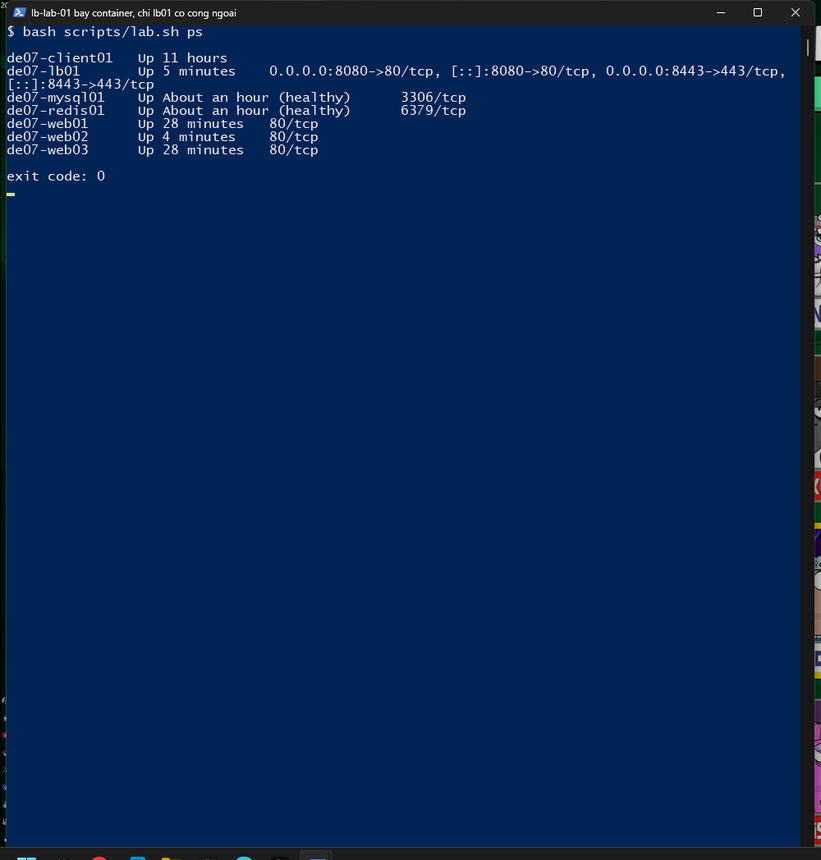
#> input picture REPORT/screenshots/hinh-01.png, 821 x 860 px, shrunk from 1000 x 1048 before the run; its folder holds only this picture in this run
$ python crop_shots.py
#> lines starting #> are read from the running program, lines starting #| are printed output that depends on the picture; after the words box and inside, x2 and y2 are one past the last pixel; in counts of white or black regions, pixels touching at a corner belong together
#> in main, img is the input picture: PIL image 821x860 RGB; mean R, G, B 5.9, 37.9, 83.6
#!/usr/bin/env python3
"""Cat phan nen trang cua anh chup console va dua ve kich thuoc doc duoc.

Anh goc 1936x1048 nhung chi co vai dong chu o dinh, nen phia duoi la nen
tom xanh. De nguyen thi mot anh chiem ca trang ma van khong doc ra chu.

Dung:  python crop_shots.py
"""
import os

from PIL import Image, ImageChops

HERE = os.path.dirname(os.path.abspath(__file__))
SRC = os.path.join(HERE, 'screenshots')
DST = os.path.join(HERE, 'figures')
PAD = 14
MIN_CONTRAST = 28
MIN_BRIGHT = 110
EDGE_BOTTOM = 28       # nhiem thanh taskbar lo ra duoi cua so chup
EDGE_RIGHT = 18        # thanh cuon cua Windows Terminal
# Mot dong chua chu thi co hang tram diem anh khac nen; mot dai lo ra o vien
# (bieu tuong man hinh, thanh cua so) chi vai chuc. Nguong dong ngan cac dai
# do git khung noi dung mo rong het chieu cao anh.
MIN_ROW_PIX = 40
# Hai gia tri duoi day phai khop build_docx.py (MAX_FIG_WIDTH_CM va
# MAX_FIG_HEIGHT_CM). Truoc day o day ghi 16 cm va 24 cm trong khi bai dung
# that cat ve 15 cm va canh cao 16 cm, nen chieu cao in ra o day luon lon hon
# chieu cao trong tai lieu va canh bao "hinh cao qua" khong bao gio bat duoc.
CONTENT_W_CM = 15.0
# Anh cao hon chieu cao van ban thi bi ep theo chieu cao, khong con theo ty le
# do rong; do la luc can xem lai anh.
MAX_HEIGHT_CM = 16.0


def background_color(img):
    """Mau nen la mau pho bien o 25% duoi anh, noi khong co chu.

    Khong lay mau goc: goc tren cua anh chup cua so Windows Terminal la thanh
    tieu de mau xam, khong phai nen xanh cua terminal.
    """
    band = img.crop((0, int(img.height * 0.75), img.width, img.height))
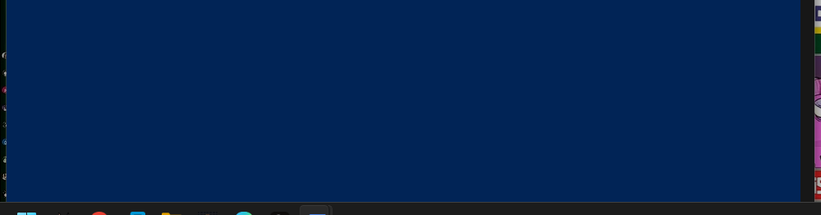
#> band: PIL image 821x215 RGB; mean R, G, B 4.2, 35.8, 81.4
    counts = {}
    px = band.load()
    for y in range(0, band.height, 3):
        for x in range(0, band.width, 7):
            c = px[x, y]
            counts[c] = counts.get(c, 0) + 1
#> after the loop, counts = 154 items
    return max(counts, key=counts.get)


def max_channel_diff(a, b):
    return max(abs(x - y) for x, y in zip(a, b))


def row_span(mask):
    """Khung noi dung dua theo mat do diem anh tung dong.

    getbbox() chi can MOT diem anh o goc duoi cung la mo khung ra het anh.
    Tren may nay thi luc nao cung co vai bieu tuong man hinh lo ra o vien
    trai, nen dung nguong: dong phai chua du nhieu diem noi dung thi moi
    duoc tinh la chu.
    """
    w, h = mask.size
    px = mask.load()
    rows = [y for y in range(h)
            if sum(1 for x in range(0, w, 2) if px[x, y]) * 2 >= MIN_ROW_PIX]
    if not rows:
        return None
    top, bottom = rows[0], rows[-1]
    cols = [x for x in range(w)
            if any(px[x, y] for y in range(top, bottom + 1, 2))]
    if not cols:
        return None
    return min(cols), top, max(cols), bottom


def crop(img):
    """Cat bo nen toi va vi trong suot cua cua so Windows.

    Vi trong suot duoc capture thanh dai mau den chay suot chieu cao anh, nen
    chi dem la noi dung nhung pixel vua lech khoi nen vua sang. Neu khong thi
    dai den do git bbox mo rong het anh va khong cat duoc gi.
    """
    img = img.convert('RGB')
    bg = Image.new('RGB', img.size, background_color(img))
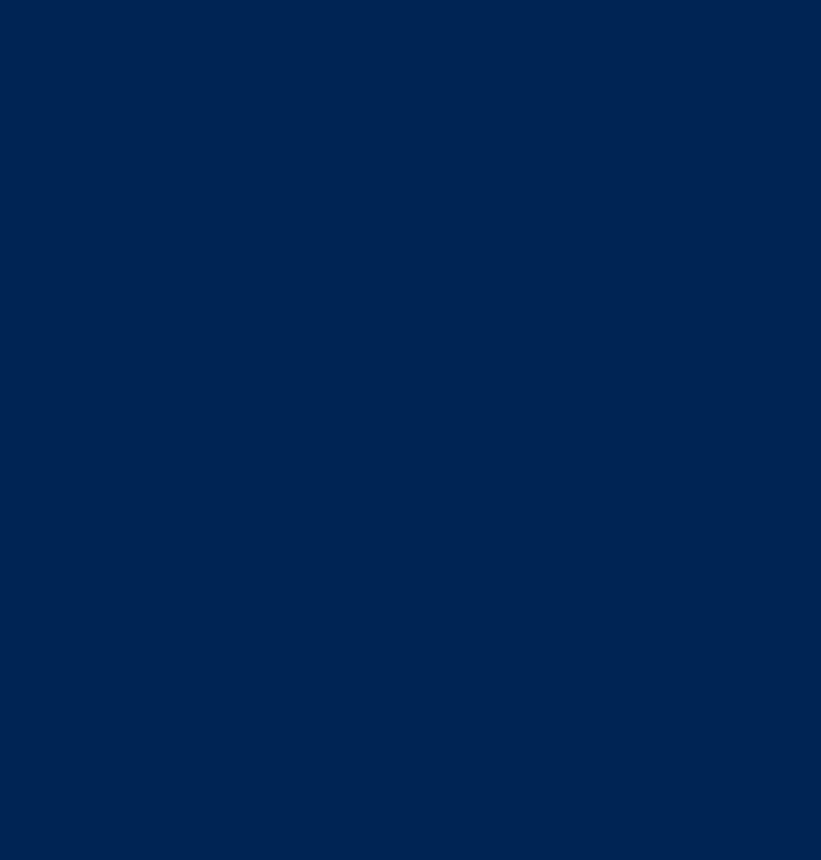
#> bg: PIL image 821x860 RGB; mean R, G, B 1, 36, 86
    diff = ImageChops.difference(img, bg).convert('L')
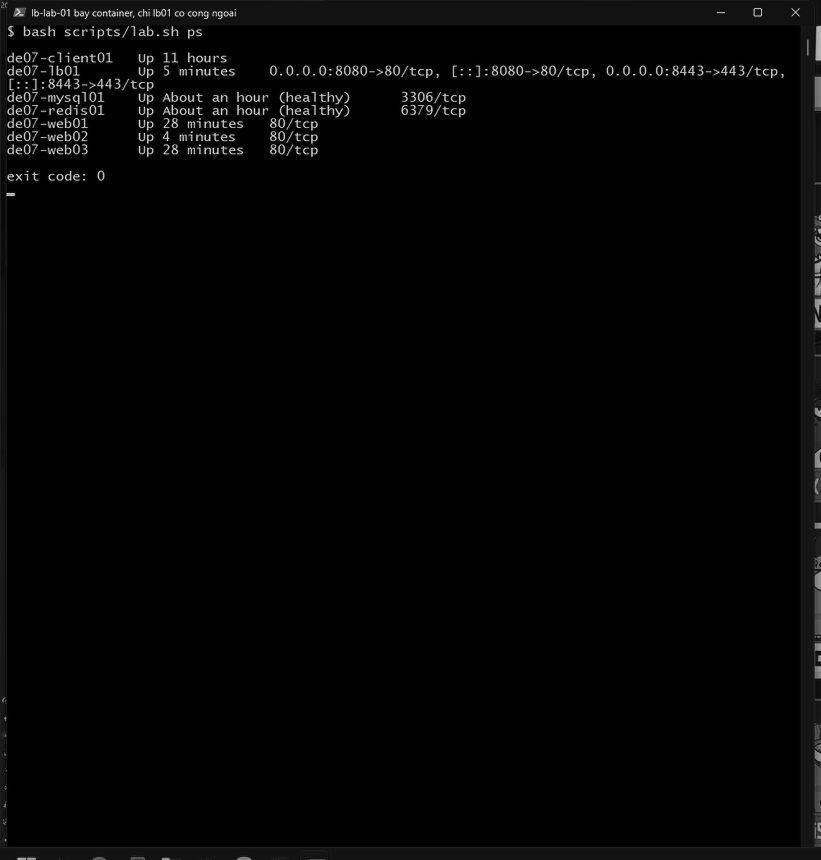
#> diff: PIL image 821x860 L; min 0, max 224, mean 4.1
    bright = img.convert('L')
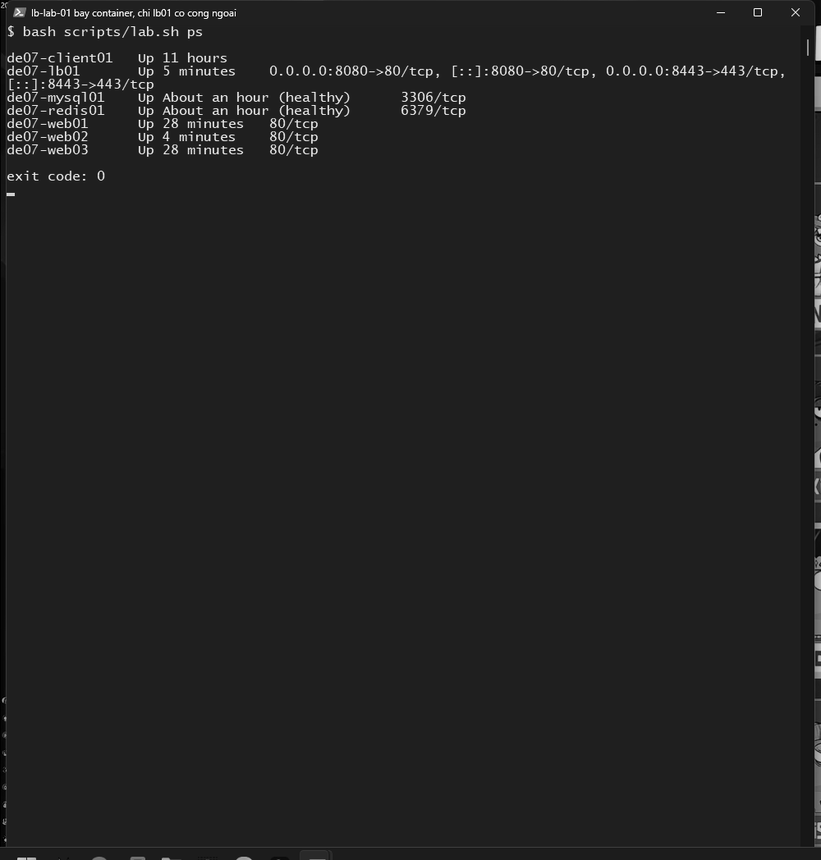
#> bright: PIL image 821x860 L; min 0, max 255, mean 33.3

    diff_mask = diff.point(lambda v: 255 if v > MIN_CONTRAST else 0)
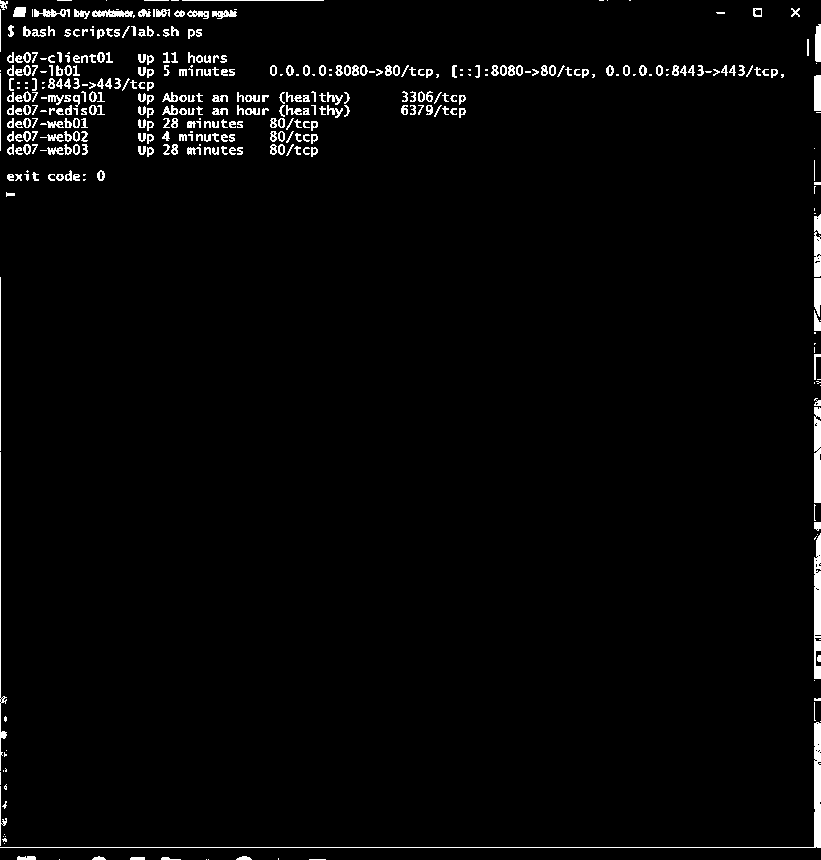
#> diff_mask: PIL image 821x860 L; 2.6% white; 410 white regions (103 under 20 px), largest, box (x1, y1, x2, y2) and area: (0, 722, 821, 848) 1670, (814, 533, 821, 679) 832, (814, 407, 821, 503) 634
    bright_mask = bright.point(lambda v: 255 if v > MIN_BRIGHT else 0)
#> bright_mask: PIL image 821x860 L; 1.5% white in thin lines or dots
    mask = ImageChops.darker(diff_mask, bright_mask)

    # Thanh taskbar lo ra duoi cua so va thanh cuon ben phai deu la "sang"
    # nen phai xoa khoi mask truoc khi tim khung noi dung.
    from PIL import ImageDraw
    ImageDraw.Draw(mask).rectangle(
        [0, max(0, img.height - EDGE_BOTTOM), img.width, img.height], fill=0)
#> mask: PIL image 821x860 L; 1.5% white in thin lines or dots
    ImageDraw.Draw(mask).rectangle(
        [max(0, img.width - EDGE_RIGHT), 0, img.width, img.height], fill=0)
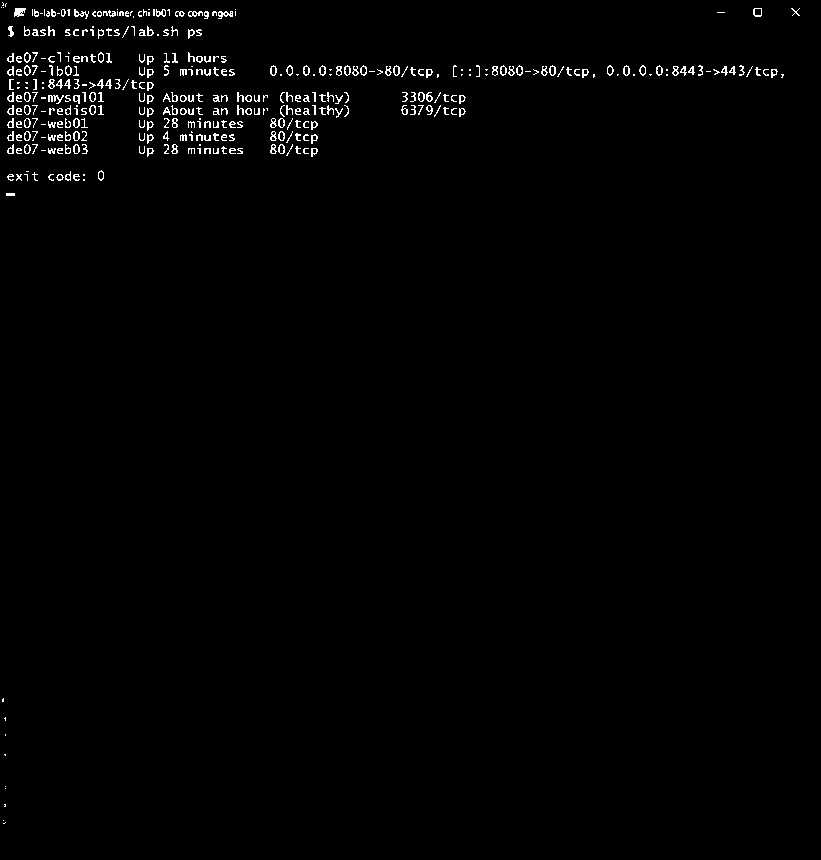
#> mask: PIL image 821x860 L; 1.2% white in thin lines or dots

    box = row_span(mask)
#> in row_span, `rows = [y for y in range(h) if sum(1 for x in range(0, w, 2) if px[x, ..`: rows = 80 values from 9 to 174
#> in row_span, `top, bottom = rows[0], rows[-1]`: top = 9; bottom = 174
#> in row_span, `cols = [x for x in range(w) if any(px[x, y] for y in range(top, bottom..`: cols = 610 values from 7 to 799
#> box = (7, 9, 799, 174)
    if not box:
        box = mask.getbbox()
    if not box:
        box = diff_mask.getbbox()
    if not box:
        return None
    left, top, right, bottom = box
#> left = 7; top = 9; right = 799; bottom = 174
    left = max(0, left - PAD)
#> left = 0
    top = max(0, top - PAD)
#> top = 0
    right = min(img.width, right + PAD)
#> right = 813
    bottom = min(img.height, bottom + PAD)
#> bottom = 188
    return img.crop((left, top, right, bottom))
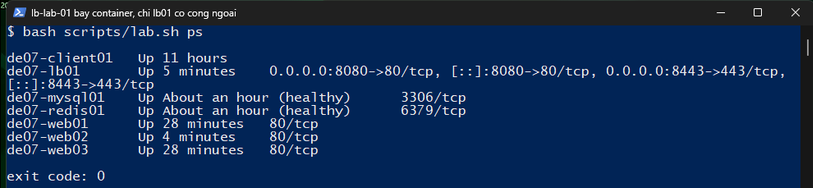
#> returned value: PIL image 813x188 RGB; mean R, G, B 16.7, 44.1, 84.4


def main():
    os.makedirs(DST, exist_ok=True)
    rows = []
    for name in sorted(os.listdir(SRC)):
        if not name.endswith('.png'):
            continue
        src = os.path.join(SRC, name)
        out = os.path.join(DST, 'anh-' + name)
        img = Image.open(src)
        cropped = crop(img)
        if cropped is None:
            print('BO QUA %s: khong co noi dung' % name)
            continue
        cropped.save(out)
        w, h = cropped.size
#> w = 813; h = 188
        # Ty le cao/rong quyet dinh anh chen vao bao cao chiem bao nhieu cm
        # khi gia nguyen do rong van ban.  Cung gia tri nay phai duoc luu vao
        # rows de canh ben duoi so voi nguong cm: truoc day no luu h/16 (mot
        # con so khac han) nen canh khong bao gio chay duoc.
        height_cm = round(h * CONTENT_W_CM / w, 1)
#> height_cm = 3.5
        rows.append((name, img.size, cropped.size, height_cm))
        print('  %-14s %sx%s -> %sx%s   cao khi chen o %scm: %s cm'
              % (name, img.size[0], img.size[1], w, h,
                 int(CONTENT_W_CM), height_cm))
#|   hinh-01.png    821x860 -> 813x188   cao khi chen o 15cm: 3.5 cm

    tall = [r for r in rows if r[3] > MAX_HEIGHT_CM]
#> tall = []
    if tall:
        print('\nAnh cao hon %s cm khi chen o %s cm (se chiem het mot trang '
              'trong bao cao):' % (MAX_HEIGHT_CM, int(CONTENT_W_CM)))
        for name, _full, size, height_cm in tall:
            print('  %-14s %sx%s  cao %s cm' % (name, size[0], size[1],
                                                height_cm))


if __name__ == '__main__':
    main()
